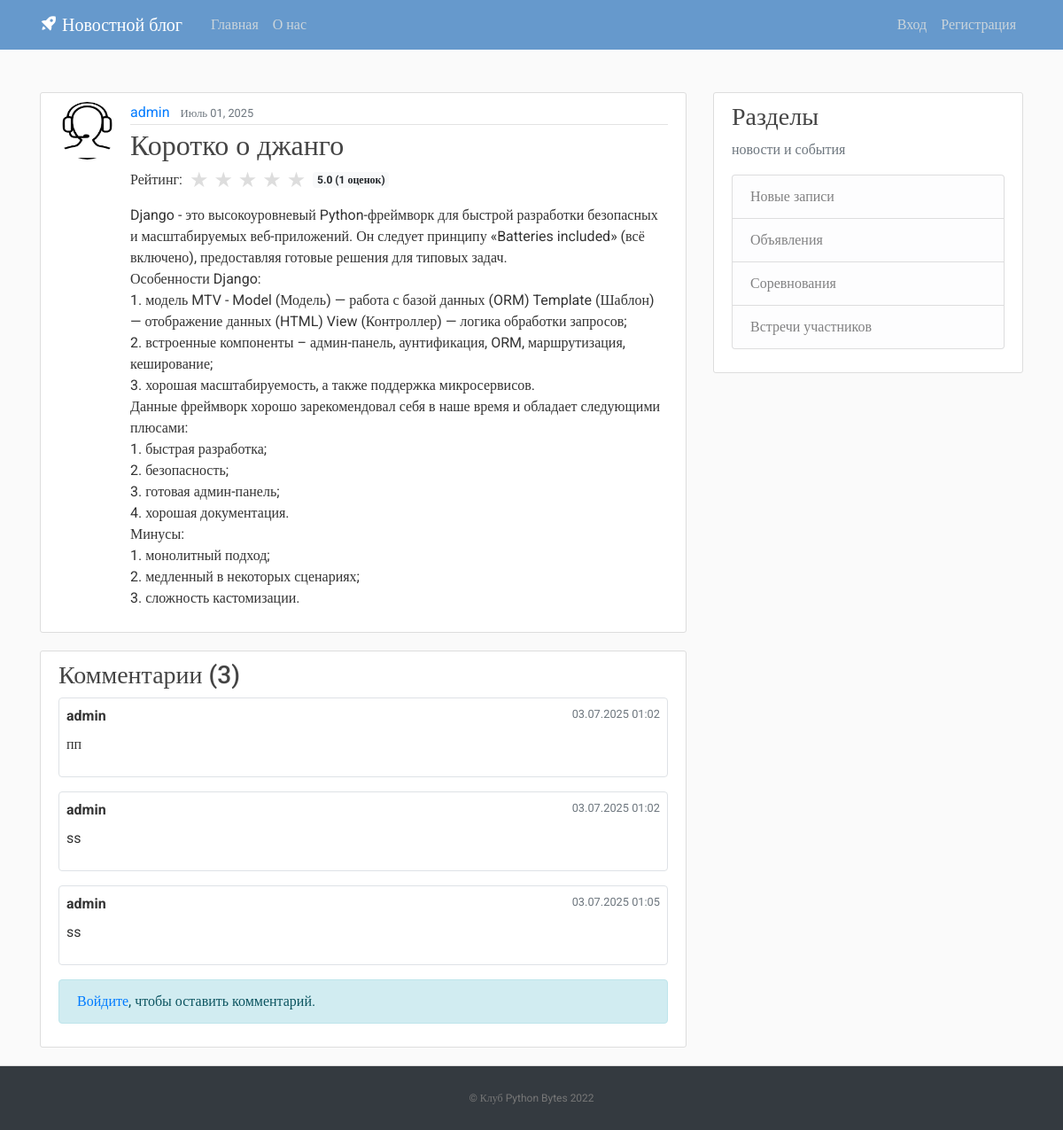
Screenshot of /post/32/ with the database file from the repository.
### blog/models.py (models this page shows, shortened)
class Post(models.Model):
    title = models.CharField(max_length=100)
    content = models.TextField()
    date_posted = models.DateTimeField(default=timezone.now)
    author = models.ForeignKey(User, on_delete=models.CASCADE)
    def average_rating(self):
        return self.ratings.aggregate(Avg('value'))['value__avg'] or 0

class Comment(models.Model):
    post = models.ForeignKey('Post', on_delete=models.CASCADE, related_name='comments')
    author = models.ForeignKey(User, on_delete=models.CASCADE)
    text = models.TextField()
    created_date = models.DateTimeField(default=timezone.now)

### users/models.py (models this page shows, shortened)
class Profile(models.Model):
    user = models.OneToOneField(User, on_delete=models.CASCADE)
    image = models.ImageField(default='default.jpg', upload_to='profile_pics')

### blog/views.py (the view)
# urls.py: path('post/<int:pk>/', PostDetailView.as_view(), name='post-detail'),
class PostDetailView(DetailView):
    model = Post
    def get_context_data(self, **kwargs):
        context = super().get_context_data(**kwargs)
        context['form'] = CommentForm()
        context['user_rating'] = self.object.user_rating(self.request.user) if self.request.user.is_authenticated else 0
        return context

### blog/templates/blog/post_detail.html (shortened to what this page needs)
{% extends "blog/base.html" %}
{% block content %}
  <article class="media content-section">
    <img class="rounded-circle article-img" src="{{ object.author.profile.image.url }}">
    <div class="media-body">
      <div class="article-metadata">
        <a class="mr-2" href="{% url 'user-posts' object.author.username %}">{{ object.author }}</a>
        <small class="text-muted">{{ object.date_posted|date:"F d, Y" }}</small>
      </div>
      <h2 class="article-title">{{ object.title }}</h2>
      <div class="rating-section mb-3">
        <div class="d-flex align-items-center">
          <span class="mr-2">Рейтинг:</span>
          <div class="star-rating" data-post-id="{{ object.id }}">
            {% for i in "12345" %}
              <span class="star {% if object.user_rating >= i|add:'0' %}filled{% endif %}"
                    data-value="{{ i }}">★</span>
            {% endfor %}
          </div>
          <span class="badge badge-light ml-2">
            {{ object.average_rating|floatformat:1 }} ({{ object.ratings.count }} оценок)
          </span>
        </div>
      </div>
      <p class="article-content">{{ object.content }}</p>
    </div>
  </article>
  <div class="content-section">
    <h3>Комментарии ({{ post.comments.count }})</h3>
    {% for comment in post.comments.all %}
        <div class="comment mb-3 p-2 border rounded">
            <div class="d-flex justify-content-between">
                <strong>{{ comment.author.username }}</strong>
                <small class="text-muted">{{ comment.created_date|date:"d.m.Y H:i" }}</small>
            </div>
            <p class="mt-2">{{ comment.text }}</p>
        </div>
    {% empty %}
        <p class="text-muted">Пока нет комментариев. Будьте первым!</p>
    {% endfor %}
    {% if user.is_authenticated %}
        <h4 class="mt-4">Добавить комментарий:</h4>
        <form method="POST" action="{% url 'add-comment' post.id %}">
            {% csrf_token %}
            <div class="form-group">
                <textarea class="form-control" name="text" rows="3" required></textarea>
            </div>
            <button type="submit" class="btn btn-primary">Отправить</button>
        </form>
    {% else %}
        <div class="alert alert-info mt-3">
            <a href="{% url 'login' %}?next={{ request.path }}">Войдите</a>, чтобы оставить комментарий.
        </div>
    {% endif %}
</div>
{% endblock content %}

### blog/static/blog/main.css (style rules this page uses)
﻿body, html { width:100%; height:100% }
body { margin:0; padding:0; background: #fafafa; color: #333333; margin-top: 5rem; font-family:Roboto; }
h1, h2, h3, h4, h5, h6 { color: #444444; }
.content-section { background: #ffffff; padding: 10px 20px; border: 1px solid #dddddd; border-radius: 3px; margin-bottom: 20px; }
.article-title { color: #444444; }
.article-content { white-space: pre-line; }
.article-img { height: 65px; width: 65px; margin-right: 16px; }
.article-metadata { padding-bottom: 1px; margin-bottom: 4px; border-bottom: 1px solid #e3e3e3 }

### blog/templates/blog/post_detail.html (style rules this page uses)
.star-rating { display: inline-block; font-size: 24px; line-height: 1; }
.star { color: #ddd; cursor: pointer; transition: color 0.2s; }
.comment { border-left: 3px solid #eee; padding-left: 15px; }

### rows the page displays
Post: author.profile.image (picture), author "admin", date_posted "Июль 01, 2025", title "Коротко о джанго", average_rating "5.0", ratings.count "1", content "Django - это высокоуровневый Python-фреймворк для быстрой разработки безопасных и масштабируемых веб-приложений. Он следует принципу «Batteries included» (всё включено), предоставляя готовые решения для типовых задач. Особенности Django: 1. модель MTV - Model (Модель) — работа с базой данных (ORM) Template (Шаблон) — отображение данных (HTML) View (Контроллер) — логика обработки запросов; 2. встроенные компоненты – админ-панель, аунтификация, ORM, маршрутизация, кеширование; 3. хорошая масштабируемость, а также поддержка микросервисов. Данные фреймворк хорошо зарекомендовал себя в наше время и обладает следующими плюсами: 1. быстрая разработка; 2. безопасность; 3. готовая админ-панель; 4.…", comments.count "3"
Comment: author.username "admin", created_date "03.07.2025 01:02", text "пп"
Comment: author.username "admin", created_date "03.07.2025 01:02", text "ss"
Comment: author.username "admin", created_date "03.07.2025 01:05", text "ss"
